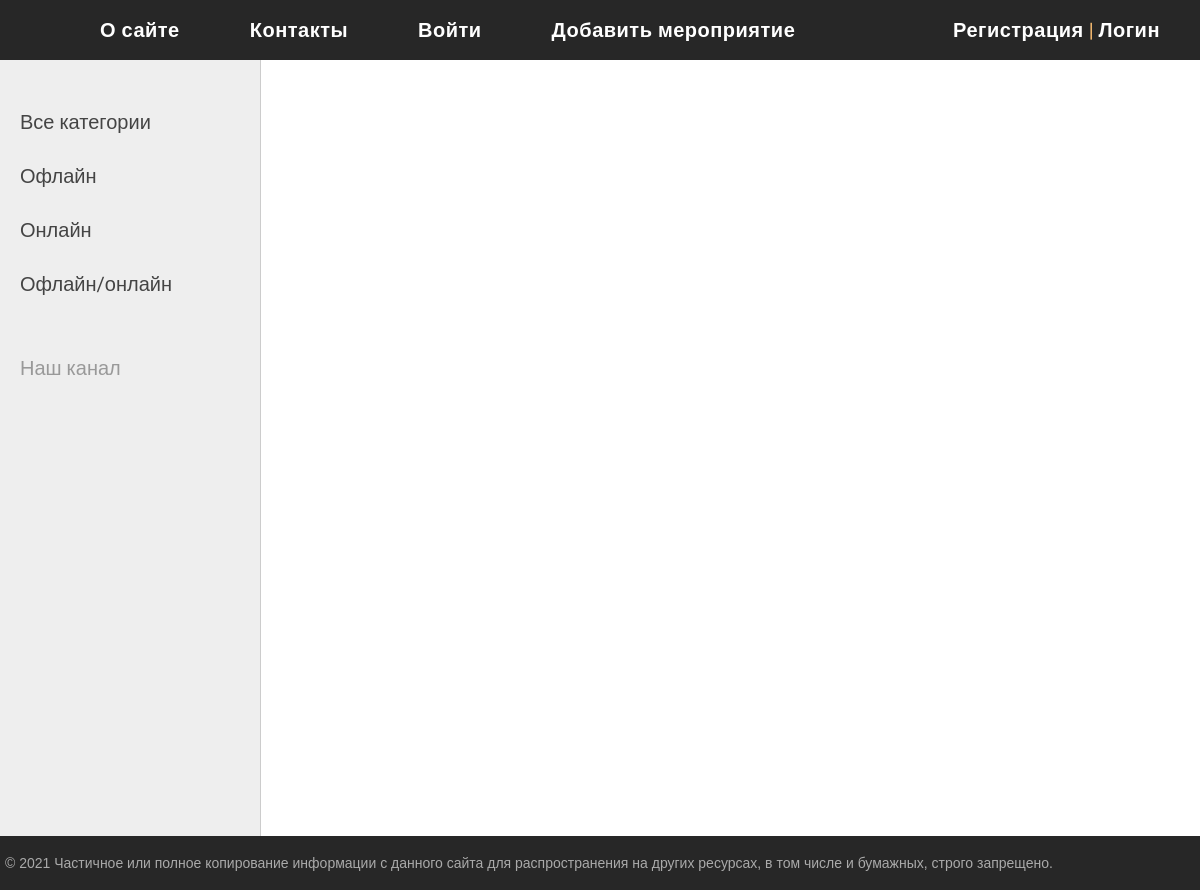
Page /about/ on the earlier database version.
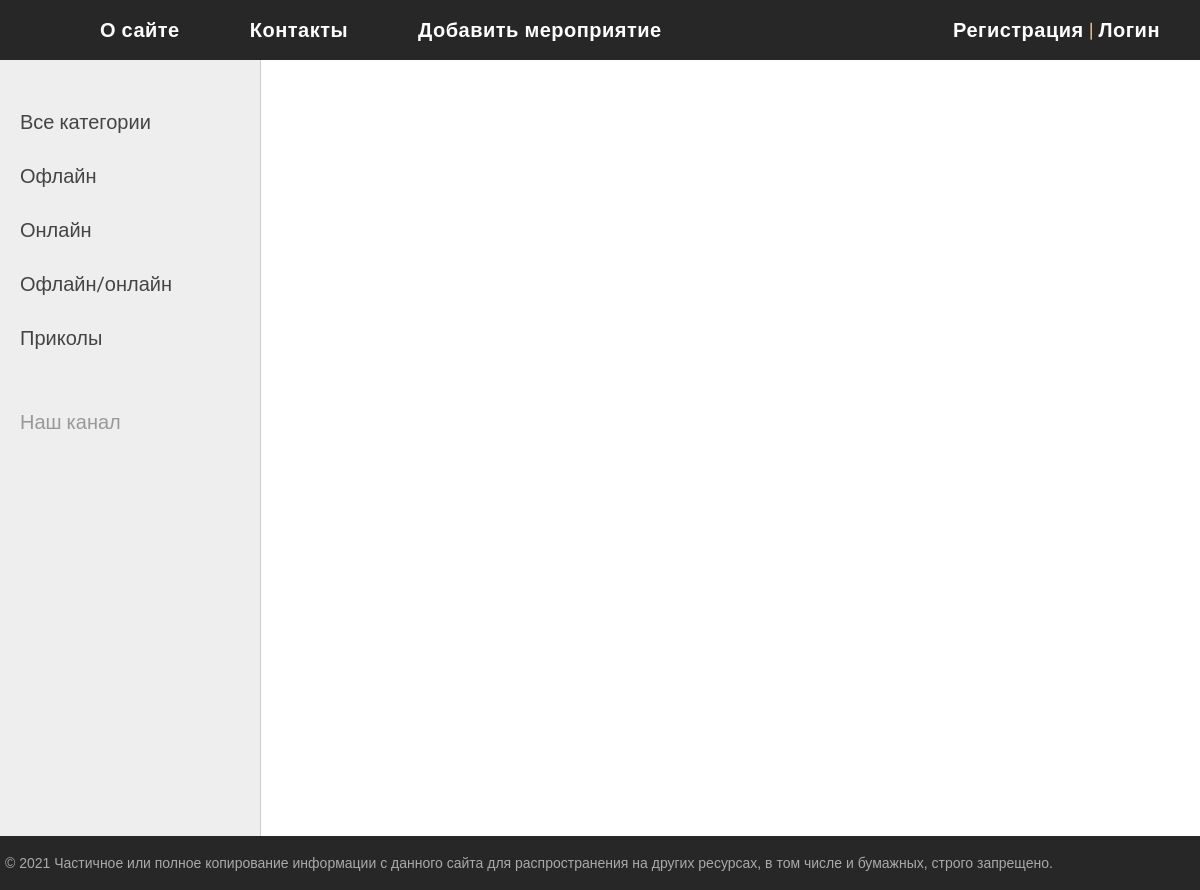
Same page on the later database version.
### meetups/models.py (models this page shows, shortened)
class Menu(models.Model):
    title = models.CharField(max_length=255, verbose_name='Меню')
    url_name = models.CharField(max_length=255, verbose_name='Ссылка')
    class Meta:
        verbose_name = 'Меню'
        verbose_name_plural = 'Меню'
        ordering = ['id']

class Category(models.Model):
    name = models.CharField(
        max_length=100,
        db_index=True,
        verbose_name='Категория')
    slug = models.SlugField(
        max_length=255,
        unique=True,
        db_index=True,
        verbose_name="URL")
    def get_absolute_url(self):
        return reverse('category', kwargs={'cat_slug': self.slug})
    class Meta:
        verbose_name = 'Категория'
        verbose_name_plural = 'Категории'
        ordering = ['id']

### meetups/views.py (the view)
# urls.py: path('about/', about, name='about'),
def about(request):
    context = {
        'title': 'О Сайте',
    }
    return render(request, 'mysite/about.html', context=context)

### meetups/templatetags/company_tags.py (called while the page is built)
@register.inclusion_tag('mysite/list_categories.html')
def show_categories(sort=None, cat_selected=0):
    if not sort:
        cats = Category.objects.all()
    else:
        cats = Category.objects.order_by(sort)
    return {"cats": cats, "cat_selected": cat_selected}

@register.inclusion_tag('mysite/list_menu.html')
def show_menu():
        title = Menu.objects.all()
        return {"title":title}

### meetups/templates/mysite/about.html (shortened to what this page needs)
{% extends 'mysite/base.html' %}

### meetups/templates/mysite/base.html (shortened to what this page needs)
{% load static %}
{% load company_tags %}
<!DOCTYPE html>
<html>
<head>
	<link type="text/css" href="{% static 'mysite/css/styles.css' %}" rel="stylesheet" />
</head>
<body>
<table class="table-page" border=0 cellpadding="0" cellspacing="0">
<tr><td valign=top>
{% block mainmenu %}
		<div class="header">
			<ul id="mainmenu" class="mainmenu">
			<li class="logo"><a href="{% url 'home'%}"><div class="logo"></div></a></li>
{% show_menu %}
			</ul>
		</div>
{% endblock mainmenu %}
<table class="table-content" border=0 cellpadding="0" cellspacing="0">
<tr>
	<td valign="top" class="left-chapters">
	<ul id="leftchapters">
{% if cat_selected == 0 %}
		<li class="selected">Все категории</li>
{% else %}
		<li><a href="{% url 'home' %}">Все категории</a></li>
{% endif %}
{% show_categories %}
		<li class="share">
		<p>Наш канал</p>
		<a class="share-yt" href="https://t.me/+wlU3q_TUMSxmZDUy" target="_blank" rel="nofollow"></a>
		</li>
	</ul>
</td>
<td valign="top" class="content">
</td></tr></table>
</td></tr>
<tr><td valign=top>
	<div id="footer">
		<p>&copy; 2021 Частичное или полное копирование информации с данного сайта для распространения на других ресурсах, в том числе и бумажных, строго запрещено.</p>
	</div>
</td></tr></table>
</body>
</html>

### meetups/templates/mysite/list_menu.html
{% for m in title %}
	<li><a href="{% url m.url_name %}">{{m.title}}</a></li>
{% endfor %}
{% if request.user.is_authenticated %}
	<li class="last">{{user.username}} | <a href="{% url 'logout' %}">Выйти</a></li>
{% else %}
	<li class="last"><a href="{% url 'register' %}">Регистрация</a> | <a href="{% url 'login' %}">Логин</a></li>
{% endif %}

### meetups/templates/mysite/list_categories.html
{% for c in cats %}
	{% if c.pk == cat_selected %}
		<li class="selected">{{c.name}}</li>
	{% else %}
		<li><a href="{{ c.get_absolute_url }}">{{c.name}}</a></li>
	{% endif %}
{% endfor %}

### meetups/static/mysite/css/styles.css (style rules this page uses)
html, body { font-family: 'Roboto', sans-serif; margin: 0; padding: 0; height: 100%; width: 100%; color: #444; box-sizing: border-box; }
.table-page { width: 100%; height: 100%; vertical-align: top; }
.table-page tr { height: 100%; }
.header { background: #3F4137; height: 60px; }
.logo { background: url('../images/logo.png') no-repeat 10px 5px; width: 70px; height: 60px; }
.mainmenu { background-color: #272727; }
ul.mainmenu { list-style: none; margin: 0; padding: 0; height: 60px; color: #fdc073; font-size: 20px; overflow: hidden; }
ul.mainmenu li { float: left; margin: 18px 40px 0 30px; }
ul.mainmenu li.logo { margin: 0; }
ul.mainmenu li.last { float: right; }
ul.mainmenu li a { color: #ffffff; text-decoration: none; border-radius: 5px; transition: linear .2s; font-weight: bold; letter-spacing: 0.5px; }
.table-content { width: 100%; min-height: 100%; height: 100%; }
.left-chapters { margin: 0; background: #eee; border-right: 1px solid #ccc; min-height: 100%; }
.left-chapters ul { width: 230px; min-height: 100%; margin: 0; padding: 20px 10px 10px 20px; list-style: none; font-size: 20px; }
.left-chapters ul li { margin: 30px 0 0 0; color: #999; }
.left-chapters ul li a { color: #444; text-decoration: none; }
.left-chapters ul li.share { margin: 60px 0 0 0; }
.left-chapters ul li.share p { margin: 30px 0 30px 0; }
.left-chapters ul li.share a { display: inline-block; width: 40px; height: 40px; margin: 0 20px 0 0; }
.left-chapters ul li.share a.share-yt { width: 50px; height: 50px; background: url('../images/share_yt.png') no-repeat 0 0 }
.content { padding: 40px 20px 20px 40px; width: 100%; box-sizing: border-box; }
#footer { width: 100%; box-sizing: border-box; position: fixed; bottom: 0; left: 0; background-color: #272727; padding: 5px; color: #aaa; font-size: 14px; font-family: Verdana, Geneva, Arial, Helvetica; text-align: left; overflow: hidden; }

Differences in the rows shown:
removed Menu: title "Войти"
added Category: name "Приколы"
